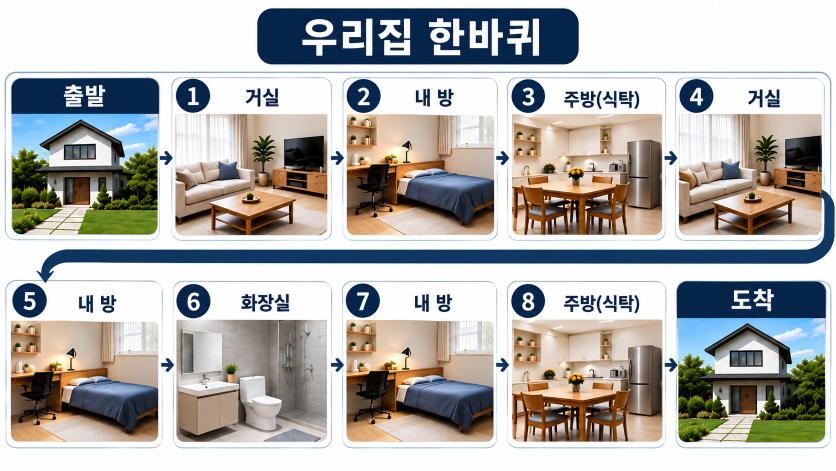
#> input picture data/큐알활동사진_생애주기_전기_1,5,6,7단원/5-2 우리집공간사용법/1. 우리집 한바퀴 생활공간 보드.png, 1672 x 941 px (shown at 1/2 size)
$ python gen_5_2.py
#> lines starting #> are read from the running program, lines starting #| are printed output that depends on the picture
"""전5-2 「우리집 한바퀴」 — 바른 행동 사진 5장과 칸 공간 사진 4장을 만든다.
사용: python tools/gen_5_2.py   → src/games/5-2/img/q*-good.jpg, sp-*.jpg

거실·주방·화장실 칸(1·3·4·6·8)의 '알맞은 행동' 사진은 11/09 추가 사진(data/_1109/5-2)을 쓴다.
(전에는 임시생성 그림이었다.) 나머지 보드판·상황 사진은 optimize_images.py 5-2 로 만든다.
sp-*.jpg(칸 공간 사진)는 실제 보드판에서 잘라 낸 것이다.
"""
import sys
from pathlib import Path
from PIL import Image

ROOT = Path(__file__).resolve().parent.parent
OUT = ROOT / 'src' / 'games' / '5-2' / 'img'
BOARD = ROOT / 'data' / '큐알활동사진_생애주기_전기_1,5,6,7단원' / '5-2 우리집공간사용법' / '1. 우리집 한바퀴 생활공간 보드.png'
NEW = ROOT / 'data' / '_1109' / '5-2'

# 칸 번호 → 저장 이름 (원본: 'N) …바른행동(추가).png')
GOOD = {'2-1': 'q1-good.jpg', '2-3': 'q3-good.jpg', '2-4': 'q4-good.jpg', '2-6': 'q6-good.jpg', '2-8': 'q8-good.jpg'}

# 보드판(1672×941)에서 칸 그림 부분을 잘라 문제 화면 머리 사진으로 쓴다(실제 사진, 도장 없음)
CROPS = [('sp-living.jpg', (362, 238, 646, 462)), ('sp-room.jpg', (702, 238, 980, 462)),
         ('sp-kitchen.jpg', (1033, 238, 1317, 462)), ('sp-bath.jpg', (363, 648, 647, 874))]


def main():
    sys.stdout.reconfigure(encoding='utf-8')
    OUT.mkdir(parents=True, exist_ok=True)
    board = Image.open(BOARD).convert('RGB')
#> board is the input picture: PIL image 1672x941 RGB; mean R, G, B 176.9, 175.6, 173
    for name, box in CROPS:
        board.crop(box).save(OUT / name, 'JPEG', quality=84, optimize=True)
        print(f'{name}	(보드판 자르기)')
#> this loop made 4 passes
#> pass 1, in main, `board.crop(box).save(OUT / name, 'JPEG', quality=84, optimize=True)`:
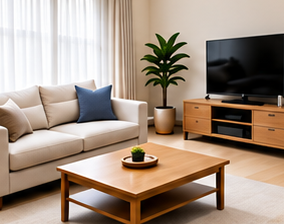
#> saved as sp-living.jpg: PIL image 284x224 RGB; mean R, G, B 162.7, 144.5, 129.3
#> pass 2, in main, `board.crop(box).save(OUT / name, 'JPEG', quality=84, optimize=True)`:
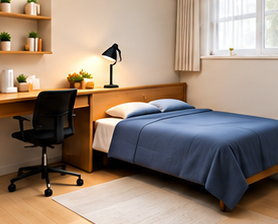
#> saved as sp-room.jpg: PIL image 278x224 RGB; mean R, G, B 151, 132.2, 117
    for no, name in GOOD.items():
        src = next(p for p in NEW.glob(f'{no})*바른행동*.png'))
        im = Image.open(src).convert('RGB')
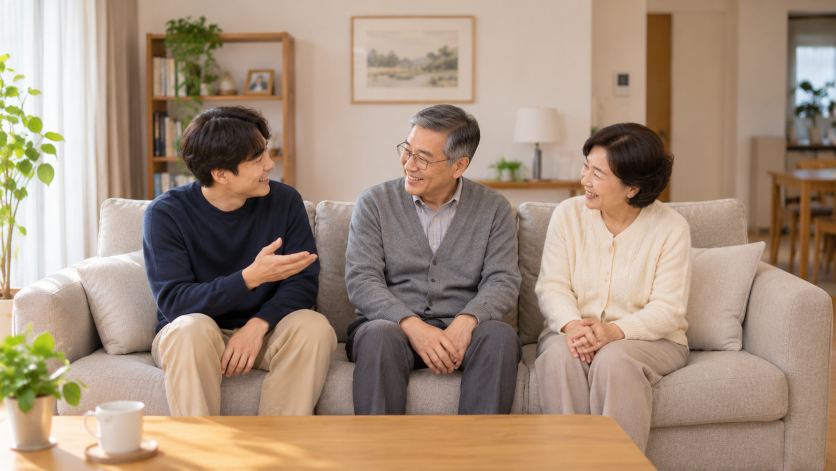
#> input picture data/_1109/5-2/2-1) 거실상황 - 바른행동(추가).png, 1672 x 941 px (shown at 1/2 size)
#> im is the input picture: PIL image 1672x941 RGB; mean R, G, B 164.2, 142.4, 123.6
        if im.width > 1600:
            im = im.resize((1600, round(im.height * 1600 / im.width)), Image.LANCZOS)
#> im: PIL image 1600x900 RGB
        im.save(OUT / name, 'JPEG', quality=82, optimize=True, progressive=True)
        print(f'{name}	{im.width}x{im.height}	{(OUT / name).stat().st_size // 1024}KB	← {src.name}')
#| q1-good.jpg	1600x900	159KB	← 2-1) 거실상황 - 바른행동(추가).png
    mf = ROOT / 'tools' / 'placeholder_manifest' / '5-2.json'
    if mf.exists():
        mf.unlink()
        print(f'{mf.relative_to(ROOT)} 삭제(임시 그림 없음)')


if __name__ == '__main__':
#> (the run stopped early here; a loop or call above may not have finished)
